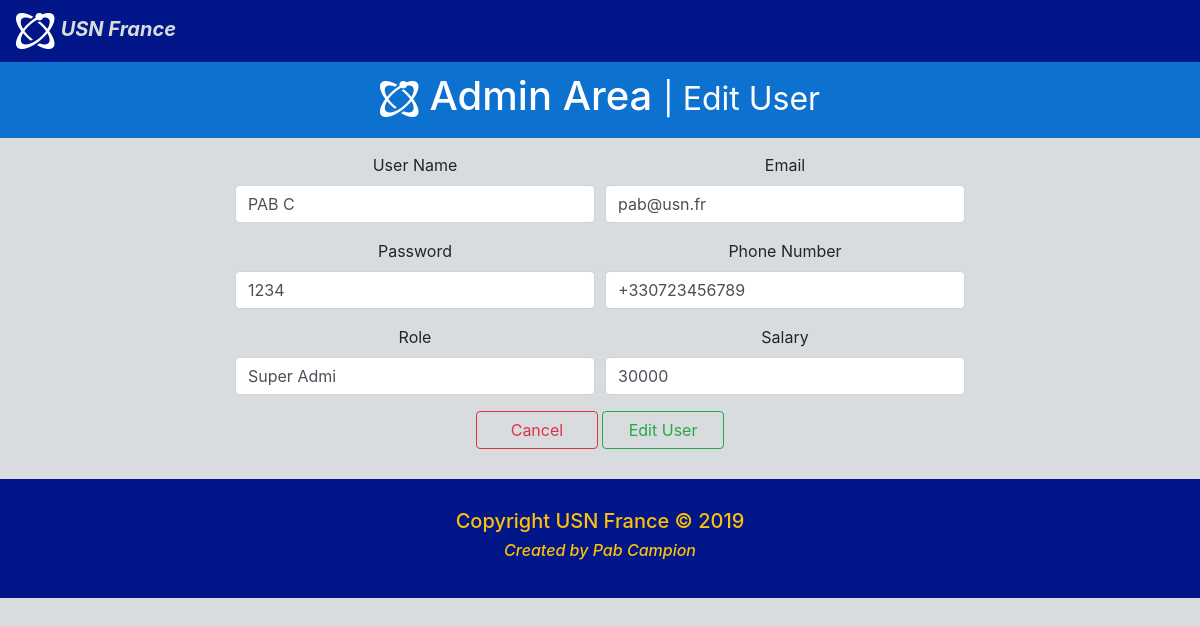
Screenshot of /editUser.php?id=1 with the database file from the repository.
### tables this page shows
CREATE TABLE IF NOT EXISTS `users` (
  `U_ID` INT NOT NULL AUTO_INCREMENT,
  `U_USERNAME` VARCHAR(45) NOT NULL,
  `U_EMAIL` VARCHAR(75) NOT NULL,
  `U_PASSWORD` VARCHAR(45) NOT NULL,
  `U_TEL` VARCHAR(20) NULL,
  `U_ROLE` VARCHAR(10) NOT NULL,
  `U_SALARY` FLOAT NULL,
  `U_LOGIN` DATE NOT NULL,
  PRIMARY KEY (`U_ID`)
);

### config/functions.php (called while the page is built, shortened)
<?php
include('session.php');
if(isset($_GET['id'])) {
    $userQuery = "SELECT `U_ID`, `U_USERNAME`, `U_EMAIL`, `U_PASSWORD`, `U_TEL`, `U_ROLE`, `U_SALARY`, `U_LOGIN` FROM `users` WHERE `U_ID`=" . $_GET['id'];
    $resultUserQuery = mysqli_query($conn, $userQuery);
    if(mysqli_num_rows($resultUserQuery) > 0) {
        $userRow = mysqli_fetch_assoc($resultUserQuery);
        $username = $userRow['U_USERNAME'];
        $email = $userRow['U_EMAIL'];
        $password = $userRow['U_PASSWORD'];
        $tel = $userRow['U_TEL'];
        $role = $userRow['U_ROLE'];
        $salary = $userRow['U_SALARY'];
    }
}

### editUser.php (the view, shortened to what this page needs)
<?php    include('config/functions.php'); ?>
<!doctype html>
<html lang="en">
  <head>
  <?php
    include('config/cssHeader.php');
    ?>
  <body>
  <nav class="navbar navbar-expand-md">
    <a class="navbar-brand" href="#"><img src="img/usn-logo-small.png" class="usn-logo-small" alt="usn-logo-small"> <b><em>USN France</em></b>  </a>
</nav>
  <header id="header">
    <div class="container">
      <div class="row">
        <div class="col-md-12">
          <h1 class="text-center"> <img src="img/usn-logo-small.png" class="usn-logo-small" alt="usn-logo-small">
    Admin Area <small>| Edit User</small></h1>
        </div>
      </div>
    </div>
  </header>
  <section id="main">
    <div class="container">
      <div class="row">
        <div class="col-md-8 offset-md-2">
          <form class="text-center" id="edit_user" action="config/functions.php" method="POST">
          <div class="form-row">
                  <div class="col form-group">
                    <label>User Name</label>
                      <input type="text" class="form-control" name="username" id="username" value="<?=$username ?>" >
                  </div>
                  <div class="col form-group">
                    <label>Email</label>
                      <input type="text" class="form-control" name="email" id="email" value="<?=$email ?>" >
                  </div>
                </div>
                <div class="form-row">
                  <div class="col form-group">
                    <label>Password</label>
                      <input type="text" class="form-control" name="password" id="password" value="<?=$password ?>" >
                  </div>
                  <div class="col form-group">
                    <label>Phone Number</label>
                      <input type="text" class="form-control" name="tel" id="tel"
                      value="<?=$tel ?>" >
                  </div>
                </div>
                <div class="form-row">
                  <div class="col form-group">
                    <label>Role</label>
                      <input type="text" class="form-control" name="role" id="role"
                      value="<?=$role ?>" >
                  </div>
                  <div class="col form-group">
                    <label>Salary</label>
                      <input type="text" class="form-control" name="salary" id="salary" value="<?=$salary ?>" >
                  </div>
                </div>
              <a href="users.php"><button type="button" class="btn btn-outline-danger col-2">Cancel</button></a>
            <button type="submit" name="editUser" class="btn btn-outline-success col-2">Edit User</button>
          </div>
        </div>
      </div>
  </section>
    <?php
    include('config/footer.php');
    ?>
  </body>
</html>

### css/style.css (style rules this page uses)
body { background: #d8dcdf; }
nav { min-height: 33px !important; margin-bottom: 0; border-radius: 0; }
.navbar { background-color: #001689; }
.navbar .navbar-brand { color: #d8dcdf; }
#header { background-color: #0d71d0; color: #ffffff; padding-top: 10px; padding-bottom: 10px; margin-bottom: 15px; }

### rows the page displays
users: username "PAB C", email "pab@usn.fr", password "1234", tel "+330723456789", role "Super Admi", salary "30000"
